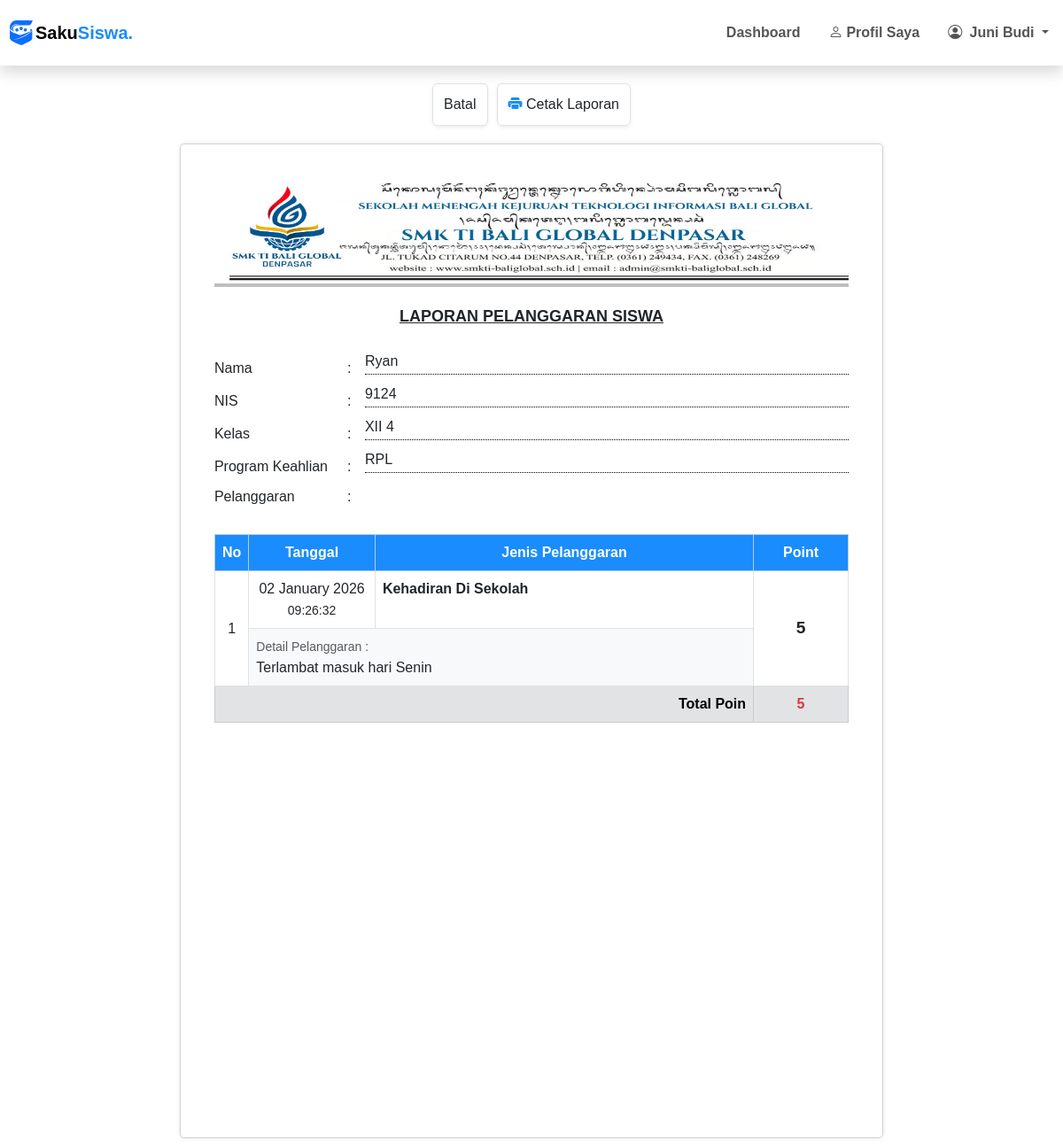
/pages/laporan/detail_pelanggaran_siswa.php?nis=9124 (signed in), run on an earlier commit of the app's database.
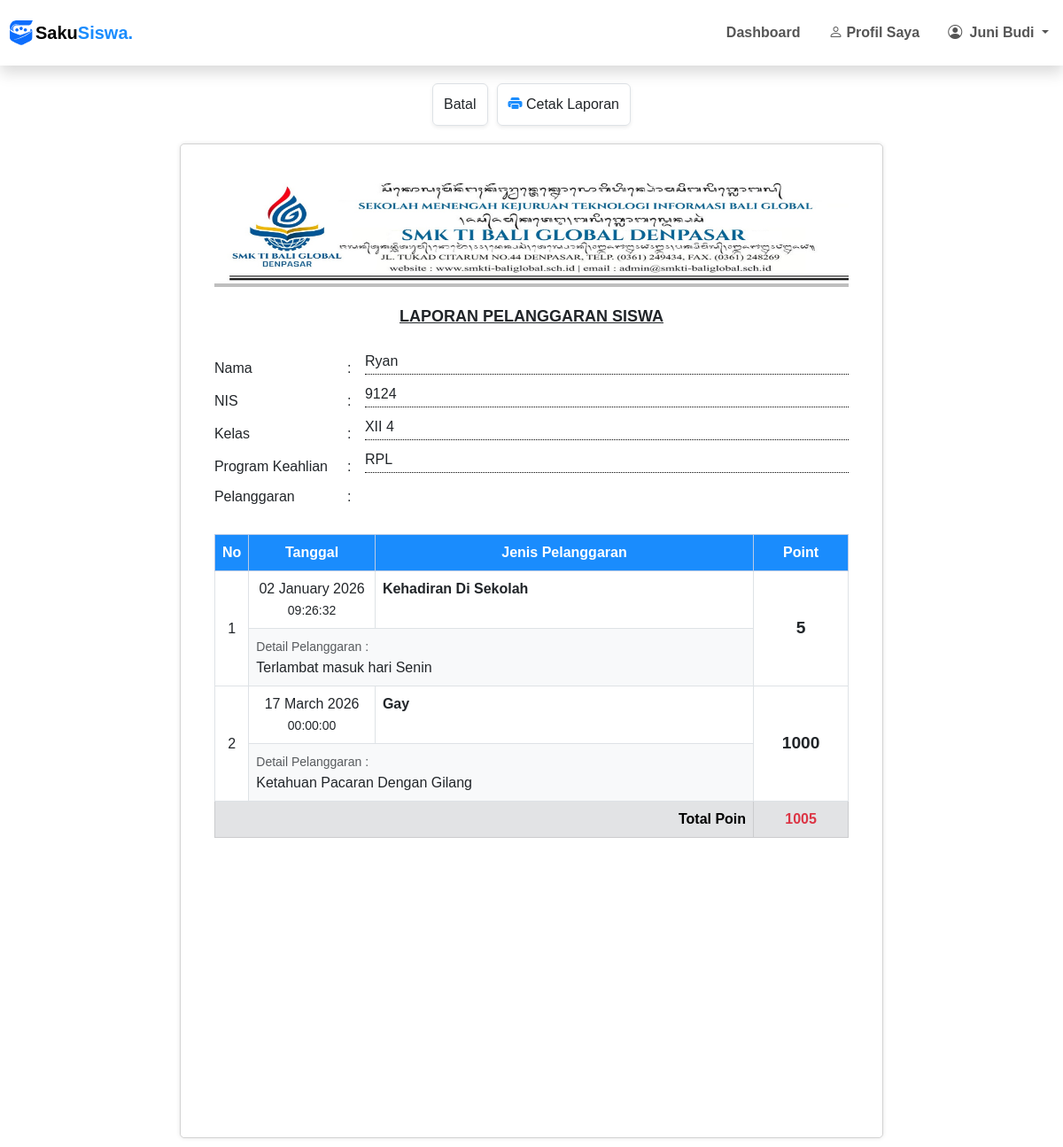
And on a later commit of the database.
### tables this page shows
CREATE TABLE `siswa` (
  `nis` char(5) NOT NULL,
  `nama_siswa` varchar(50) DEFAULT NULL,
  `jenis_kelamin` enum('Laki - Laki','Perempuan') DEFAULT NULL,
  `alamat` varchar(100) DEFAULT NULL,
  `password` varchar(70) DEFAULT NULL,
  `status_siswa` enum('aktif','tidak_aktif','lulus','pindah') DEFAULT NULL,
  `id_ortu_wali` int DEFAULT NULL,
  `id_kelas` int DEFAULT NULL
);

CREATE TABLE `tingkat` (
  `id_tingkat` int NOT NULL,
  `tingkat` varchar(6) DEFAULT NULL
);

CREATE TABLE `kelas` (
  `id_kelas` int NOT NULL,
  `id_tingkat` int DEFAULT NULL,
  `id_program_keahlian` int DEFAULT NULL,
  `rombel` int DEFAULT NULL,
  `kode_guru` char(8) DEFAULT NULL
);

CREATE TABLE `program_keahlian` (
  `id_program_keahlian` int NOT NULL,
  `program_keahlian` varchar(6) DEFAULT NULL,
  `deskripsi` varchar(50) DEFAULT NULL
);

CREATE TABLE `pelanggaran_siswa` (
  `id_pelanggaran_siswa` int NOT NULL,
  `tanggal` datetime DEFAULT NULL,
  `nis` char(5) DEFAULT NULL,
  `id_jenis_pelanggaran` int DEFAULT NULL,
  `keterangan` text
);

CREATE TABLE `jenis_pelanggaran` (
  `id_jenis_pelanggaran` int NOT NULL,
  `jenis` varchar(50) DEFAULT NULL,
  `poin` int DEFAULT NULL
);

### pages/laporan/detail_pelanggaran_siswa.php (the view, shortened to what this page needs)
<?php
include ROOTPATH . "/config/config.php";
$nis = $_GET['nis'];
$query_siswa = mysqli_query($conn, "SELECT s.nis, s.nama_siswa, t.tingkat, p.program_keahlian, k.rombel, p.deskripsi FROM siswa s
JOIN kelas k ON s.id_kelas = k.id_kelas
JOIN tingkat t ON k.id_tingkat = t.id_tingkat
JOIN program_keahlian p ON k.id_program_keahlian = p.id_program_keahlian
WHERE s.nis = '$nis'");
$row_siswa = mysqli_fetch_assoc($query_siswa);
include ROOTPATH . "/includes/header.php";
?>
<center class="no-print">
    <div class="btn-container">
        <button onclick="window.history.back()" class="btn btn-cancel shadow-sm border">
            <span>Batal</span>
        </button>
        <button onclick="window.print()" class="btn btn-save shadow-sm border">
            <span><i class="bi bi-printer-fill" style="color: #1a8cfd;"></i> Cetak Laporan</span>
        </button>
    </div>
</center>
<div class="page">
    <div class="header">
        <img src="/SistemPoin/assets/img/kop.jpg" alt="kepala surat" width="100%">
        <hr style="border: 2px solid black; margin-top: 2px;">
    </div>
    <div class="title">LAPORAN PELANGGARAN SISWA</div>
    <div class="content">
        <div class="form-row">
            <div class="label">Nama</div>
            <div class="separator">:</div>
            <div class="field"><?php echo $row_siswa['nama_siswa']; ?></div>
        </div>
        <div class="form-row">
            <div class="label">NIS</div>
            <div class="separator">:</div>
            <div class="field"><?php echo $row_siswa['nis']; ?></div>
        </div>
        <div class="form-row">
            <div class="label">Kelas</div>
            <div class="separator">:</div>
            <div class="field"><?php echo $row_siswa['tingkat'] . ' ' . $row_siswa['rombel'] ?></div>
        </div>
        <div class="form-row">
            <div class="label">Program Keahlian</div>
            <div class="separator">:</div>
            <div class="field"><?php echo $row_siswa['program_keahlian']; ?></div>
        </div>
        <div class="form-row">
            <div class="label">Pelanggaran</div>
            <div class="separator">:</div>
        </div>
        <div class="table-responsive">
            <table class="table table-bordered">
                <thead class="table-primary text-center">
                    <tr>
                        <th width="5%">No</th>
                        <th width="20%">Tanggal</th>
                        <th width="60%">Jenis Pelanggaran</th>
                        <th width="15%">Point</th>
                    </tr>
                </thead>
                <tbody>
                    <?php
                    $no = 1;
                    $res = mysqli_query($conn, "SELECT tanggal, jenis, keterangan, poin FROM pelanggaran_siswa JOIN jenis_pelanggaran USING(id_jenis_pelanggaran) WHERE nis = '$nis'");
                    while ($p = mysqli_fetch_assoc($res)) {
                        $dt = date("d F Y", strtotime($p['tanggal']));
                        $tm = date("H:i:s", strtotime($p['tanggal']));
                        ?>
                        <tr>
                            <td class="text-center align-middle" rowspan="2"><?= $no++ ?></td>
                            <td class="text-center"><?= $dt ?><br><small><?= $tm ?></small></td>
                            <td class="fw-bold"><?= htmlspecialchars($p['jenis']) ?></td>
                            <td class="text-center align-middle fw-bold" rowspan="2" style="font-size: 1.2rem;">
                                <?= $p['poin'] ?>
                            </td>
                        </tr>
                        <tr>
                            <td colspan="2" class="bg-light">
                                <small class="text-muted">Detail Pelanggaran :</small> <br>
                                <?= htmlspecialchars($p['keterangan']) ?>
                            </td>
                        </tr>
                    <?php } ?>
                </tbody>
                <tfoot>
                    <tr class="table-secondary">
                        <td colspan="3" class="text-end fw-bold">Total Poin</td>
                        <td class="text-center fw-bold text-danger">
                            <?php
                            $query_total = "SELECT SUM(jp.poin) as total FROM pelanggaran_siswa ps JOIN jenis_pelanggaran jp ON ps.id_jenis_pelanggaran = jp.id_jenis_pelanggaran WHERE ps.nis = '$nis'";
                            $sum_res = mysqli_query($conn, $query_total);
                            if ($sum_res) {
                                $total = mysqli_fetch_assoc($sum_res);
                                echo $total['total'] ?? 0;
                            } else {
                                echo "Error Col";
                            }
                            ?>
                        </td>
                    </tr>
                </tfoot>
            </table>
        </div>
    </div>
    <?php include ROOTPATH . "/includes/footer.php"; ?>

### includes/header.php (shortened to what this page needs)
<!DOCTYPE html>
<html lang="en">
<head>
    <link rel="stylesheet" href="/SistemPoin/assets/css/style.css">
    <link href="https://cdn.jsdelivr.net/npm/bootstrap@5.3.0/dist/css/bootstrap.min.css" rel="stylesheet">
    <link rel="stylesheet" href="https://cdn.jsdelivr.net/npm/bootstrap-icons@1.11.0/font/bootstrap-icons.css">
</head>
<body>
<nav class="navbar navbar-expand-lg sticky-top bg-white py-3 shadow">
    <a class="navbar-brand fw-bold d-flex align-items-center" href="/SistemPoin/pages/dashboard.php">
        <img src="/SistemPoin/assets/img/Logo.svg" alt="SakuSiswa Logo" style="height: 32px; width: auto;" class="ms-2">
        Saku<span style="color: #1a8cfd;">Siswa.</span>
    </a>
    <div class="collapse navbar-collapse" id="navbarNav">
        <ul class="navbar-nav ms-auto align-items-center">
            <li class="nav-item">
                <a class="nav-link active" href="/SistemPoin/pages/dashboard.php">Dashboard</a>
            </li>
            <?php
            if ($_SESSION['role'] == 'siswa') { ?>
                <li class="nav-item">
                    <a class="nav-link" href="/SistemPoin/pages/siswa/my_profile.php"><i class="bi bi-person me-1"></i>Profil Saya</a>
                </li>
            <?php } ?>
            <li class="nav-item dropdown">
                <a class="nav-link dropdown-toggle fw-bold text-primary" href="#" id="profileDropdown" data-bs-toggle="dropdown">
                    <i class="bi bi-person-circle me-1"></i>
                    <?php echo ($_SESSION['role'] == 'guru') ? $_SESSION['nama_pengguna'] : $_SESSION['nama_siswa']; ?>
                </a>
            </li>
        </ul>
    </div>
</nav>

### includes/footer.php (shortened to what this page needs)
</body>
</html>

### assets/css/style.css (style rules this page uses)
th { background-color: #1a8cfd !important; color: white !important; }
.btn { transition: all 0.4s ease-in-out !important; }
.btn-save { background-color: #1a374d; color: white; padding: 10px 25px; border-radius: 8px; border: none; font-weight: 600; transition: all 0.3s ease; }
.btn-cancel { background-color: #f8f9fa; color: #6c757d; padding: 10px 25px; border-radius: 8px; border: 1px solid #dee2e6; text-decoration: none; font-weight: 600; transition: all 0.3s ease; }

### includes/header.php (style rules this page uses)
body { font-family: 'Poppins', sans-serif !important; overflow-x: hidden; }
.navbar-nav { margin: 0; padding: 0; }
.nav-link { font-weight: 600; color: #555 !important; padding: 0.5rem 1rem !important; transition: all 0.3s ease-in-out; position: relative; }
.label { width: 160px; flex-shrink: 0; }
.separator { width: 10px; flex-shrink: 0; }
.field { flex-grow: 1; border-bottom: 1px dotted black; position: relative; top: -5px; }
.form-row { display: flex; }
.page { width: 210mm; min-height: 297mm; padding: 20mm; margin: 10mm auto; border: 1px solid #D3D3D3; border-radius: 5px; background: white; box-shadow: 0 0 5px rgba(0, 0, 0, 0.1); box-sizing: border-box; position: relative; }

### pages/laporan/detail_pelanggaran_siswa.php (style rules this page uses)
.page { width: 210mm; min-height: 297mm; padding: 10mm; margin: 10px auto; background: white; box-shadow: 0 0 5px rgba(0, 0, 0, 0.1); font-family: Arial, sans-serif; }
.title { text-align: center; font-weight: bold; font-size: 18px; text-decoration: underline; margin-top: 20px; }
.content { margin-top: 30px; }
.form-row { display: flex; margin-bottom: 10px; align-items: flex-end; }
.label { width: 150px; }
.separator { width: 20px; }
.field { flex-grow: 1; border-bottom: 1px dotted #000; padding-bottom: 2px; }
table { border-collapse: collapse; margin-top: 20px; }
th { background-color: #f2f2f2; }
.btn-container { display: flex; justify-content: center; align-items: center; gap: 10px; margin: 20px 0; }
button { display: flex; height: 3em; align-items: center; justify-content: center; background-color: #fff; border-radius: 3px; cursor: pointer; border: 1px solid #ddd; padding: 0 15px; transition: all 0.2s linear; }

What changed in the data, as far as the page shows it:
added pelanggaran_siswa: tanggal "17 March 2026", tanggal "00:00:00", id_jenis_pelanggaran.jenis "Gay", id_jenis_pelanggaran.poin "1000", keterangan "Ketahuan Pacaran Dengan Gilang"
Also different on the page:
$total['total']: "5" → "1005"
